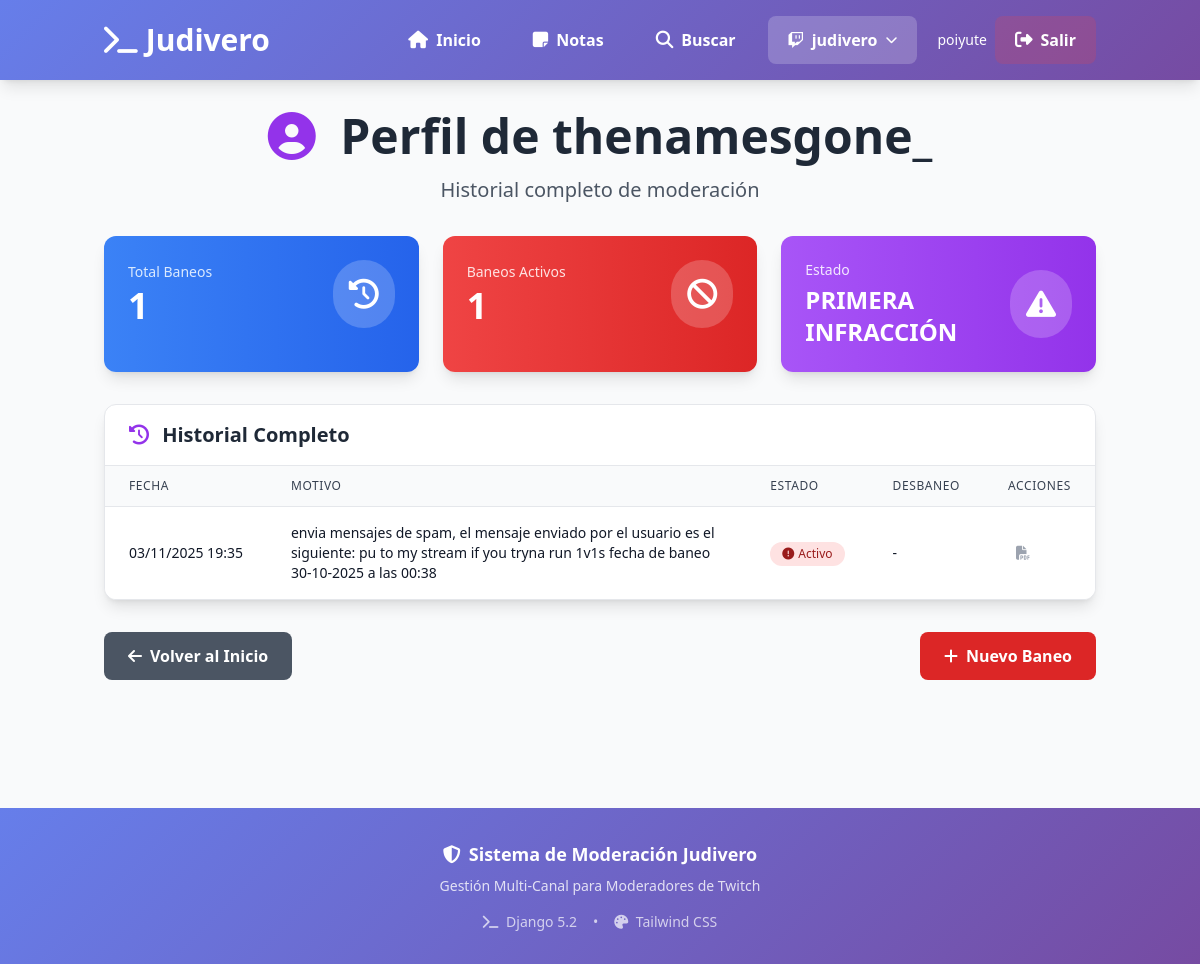
Page /perfil/thenamesgone_/ (signed in) on the committed database.
### core/models.py (models this page shows, shortened)
class CanalTwitch(models.Model):
    nombre = models.CharField(max_length=100, unique=True, help_text="Nombre del canal de Twitch")
    streamer = models.CharField(max_length=100, help_text="Nombre del streamer/dueño del canal")
    descripcion = models.TextField(blank=True, null=True, help_text="Notas sobre el canal o reglas especiales")
    url_twitch = models.URLField(blank=True, null=True)
    color_distintivo = models.CharField(max_length=7, default="#9147ff", help_text="Color hex para identificar el canal")
    activo = models.BooleanField(default=True, help_text="¿Sigues siendo mod en este canal?")
    fecha_inicio_moderacion = models.DateTimeField(auto_now_add=True)
    total_comandos = models.IntegerField(default=0, editable=False)
    total_baneos_activos = models.IntegerField(default=0, editable=False)
    class Meta:
        verbose_name = 'Canal de Twitch (Moderación)'
        verbose_name_plural = 'Canales de Twitch (Moderación)'
        ordering = ['nombre']

class Baneos(models.Model):
    canal = models.ForeignKey(
        CanalTwitch,
        on_delete=models.CASCADE,
        related_name='baneos',
        null=True  # Para migración, luego quitar
    )
    user = models.ForeignKey(
        settings.AUTH_USER_MODEL,
        on_delete=models.CASCADE,
        related_name='baneos_usuario',
        null=True
    )
    nombre_usuario = models.CharField(max_length=200)
    fecha_baneo = models.DateTimeField(auto_now_add=True)
    motivo = models.TextField()
    desbaneo = models.DateTimeField(null=True, blank=True)
    activo = models.BooleanField(default=True)
    imagen = models.ImageField(
        upload_to='baneos/imagenes/',
        validators=[FileExtensionValidator(['svg', 'png', 'jpg', 'jpeg'])],
        blank=True,
        null=True,
        help_text="Imagen relacionada con el baneo"
    )
    class Meta:
        verbose_name = 'Baneo'
        verbose_name_plural = 'Baneos'
        ordering = ['-fecha_baneo']

### core/views.py (the view)
# urls.py: path('perfil/<str:nombre_usuario>/', views.perfil_usuario, name='perfil_usuario'),
@login_required
def perfil_usuario(request, nombre_usuario):
    canal_actual = get_canal_actual(request)
    canales = CanalTwitch.objects.filter(activo=True)
    if not canal_actual:
        return redirect('inicio')
    baneos = Baneos.objects.filter(
        canal=canal_actual,
        nombre_usuario=nombre_usuario
    ).order_by('-fecha_baneo')
    total_baneos = baneos.count()
    baneos_activos = baneos.filter(activo=True).count()
    context = {
        'nombre_usuario': nombre_usuario,
        'baneos': baneos,
        'total_baneos': total_baneos,
        'baneos_activos': baneos_activos,
        'canal_actual': canal_actual,
        'canales': canales,
    }
    return render(request, 'core/perfil_usuario.html', context)

### core/views.py (called while the page is built)
@login_required
def get_canal_actual(request):
    canal_id = request.session.get('canal_actual_id')
    if canal_id:
        try:
            return CanalTwitch.objects.get(id=canal_id, activo=True)
        except CanalTwitch.DoesNotExist:
            pass
    canal = CanalTwitch.objects.filter(activo=True).first()
    if canal:
        request.session['canal_actual_id'] = canal.id
    return canal

### core/templates/core/perfil_usuario.html (shortened to what this page needs)
{% extends 'core/base.html' %}
{% block content %}
<div class="max-w-7xl mx-auto">
    <div class="text-center mb-8">
        <h1 class="text-4xl md:text-5xl font-bold text-gray-800 mb-4">
            <i class="fas fa-user-circle text-purple-600 mr-3"></i>
            Perfil de {{ nombre_usuario }}
        </h1>
        <p class="text-xl text-gray-600">
            Historial completo de moderación
        </p>
    </div>
    <div class="grid grid-cols-1 md:grid-cols-3 gap-6 mb-8">
        <div class="bg-gradient-to-r from-blue-500 to-blue-600 rounded-xl shadow-lg p-6 text-white">
            <div class="flex items-center justify-between">
                <div>
                    <p class="text-blue-100 text-sm font-medium mb-1">Total Baneos</p>
                    <h3 class="text-4xl font-bold">{{ total_baneos }}</h3>
                </div>
                <div class="bg-white bg-opacity-20 p-4 rounded-full">
                    <i class="fas fa-history text-3xl"></i>
                </div>
            </div>
        </div>
        <div class="bg-gradient-to-r from-red-500 to-red-600 rounded-xl shadow-lg p-6 text-white">
            <div class="flex items-center justify-between">
                <div>
                    <p class="text-red-100 text-sm font-medium mb-1">Baneos Activos</p>
                    <h3 class="text-4xl font-bold">{{ baneos_activos }}</h3>
                </div>
                <div class="bg-white bg-opacity-20 p-4 rounded-full">
                    <i class="fas fa-ban text-3xl"></i>
                </div>
            </div>
        </div>
        <div class="bg-gradient-to-r from-purple-500 to-purple-600 rounded-xl shadow-lg p-6 text-white">
            <div class="flex items-center justify-between">
                <div>
                    <p class="text-purple-100 text-sm font-medium mb-1">Estado</p>
                    <h3 class="text-2xl font-bold">
                        {% if total_baneos > 1 %}
                            REINCIDENTE
                        {% else %}
                            PRIMERA INFRACCIÓN
                        {% endif %}
                    </h3>
                </div>
                <div class="bg-white bg-opacity-20 p-4 rounded-full">
                    <i class="fas fa-exclamation-triangle text-3xl"></i>
                </div>
            </div>
        </div>
    </div>
    <div class="bg-white rounded-xl shadow-lg border border-gray-200 overflow-hidden mb-8">
        <div class="border-b border-gray-200 px-6 py-4">
            <h2 class="text-xl font-semibold text-gray-800">
                <i class="fas fa-history text-purple-600 mr-2"></i>
                Historial Completo
            </h2>
        </div>
        <div class="overflow-x-auto">
            <table class="min-w-full divide-y divide-gray-200">
                <thead class="bg-gray-50">
                    <tr>
                        <th class="px-6 py-3 text-left text-xs font-medium text-gray-700 uppercase tracking-wider">
                            Fecha
                        </th>
                        <th class="px-6 py-3 text-left text-xs font-medium text-gray-700 uppercase tracking-wider">
                            Motivo
                        </th>
                        <th class="px-6 py-3 text-left text-xs font-medium text-gray-700 uppercase tracking-wider">
                            Estado
                        </th>
                        <th class="px-6 py-3 text-left text-xs font-medium text-gray-700 uppercase tracking-wider">
                            Desbaneo
                        </th>
                        <th class="px-6 py-3 text-left text-xs font-medium text-gray-700 uppercase tracking-wider">
                            Acciones
                        </th>
                    </tr>
                </thead>
                <tbody class="bg-white divide-y divide-gray-200">
                    {% for baneo in baneos %}
                    <tr class="hover:bg-gray-50 transition-colors">
                        <td class="px-6 py-4 whitespace-nowrap text-sm text-gray-900">
                            {{ baneo.fecha_baneo|date:"d/m/Y H:i" }}
                        </td>
                        <td class="px-6 py-4 text-sm text-gray-900">
                            <div class="max-w-md overflow-hidden">
                                {{ baneo.motivo }}
                            </div>
                        </td>
                        <td class="px-6 py-4 whitespace-nowrap">
                            {% if baneo.activo %}
                            <span class="inline-flex items-center px-3 py-1 rounded-full text-xs font-medium bg-red-100 text-red-800">
                                <i class="fas fa-exclamation-circle mr-1"></i>
                                Activo
                            </span>
                            {% else %}
                            <span class="inline-flex items-center px-3 py-1 rounded-full text-xs font-medium bg-green-100 text-green-800">
                                <i class="fas fa-check-circle mr-1"></i>
                                Completado
                            </span>
                            {% endif %}
                        </td>
                        <td class="px-6 py-4 whitespace-nowrap text-sm text-gray-900">
                            {% if baneo.desbaneo %}
                                {{ baneo.desbaneo|date:"d/m/Y H:i" }}
                            {% else %}
                                -
                            {% endif %}
                        </td>
                        <td class="px-6 py-4 whitespace-nowrap text-sm">
                            <div class="flex gap-2">
                                <a href="{% url 'generar_reporte_pdf' nombre_usuario %}"
                                   target="_blank"
                                   class="p-2 text-gray-400 hover:text-red-600 hover:bg-red-50 rounded-lg transition-all"
                                   title="Descargar PDF">
                                    <i class="fas fa-file-pdf"></i>
                                </a>
                            </div>
                        </td>
                    </tr>
                    {% endfor %}
                </tbody>
            </table>
        </div>
    </div>
    <div class="flex justify-between items-center mb-8">
        <a href="{% url 'inicio' %}"
           class="bg-gray-600 hover:bg-gray-700 text-white px-6 py-3 rounded-lg font-semibold transition-colors flex items-center">
            <i class="fas fa-arrow-left mr-2"></i>
            Volver al Inicio
        </a>
        <a href="{% url 'agregar_baneo' %}"
           class="bg-red-600 hover:bg-red-700 text-white px-6 py-3 rounded-lg font-semibold transition-colors flex items-center">
            <i class="fas fa-plus mr-2"></i>
            Nuevo Baneo
        </a>
    </div>
</div>
{% endblock %}

### core/templates/core/base.html (shortened to what this page needs)
<!DOCTYPE html>
<html lang="es">
<head>
    <script src="https://cdn.tailwindcss.com"></script>
    <link rel="stylesheet" href="https://cdnjs.cloudflare.com/ajax/libs/font-awesome/6.4.0/css/all.min.css">
</head>
<body class="bg-gray-50 min-h-screen">
    <nav class="gradient-bg shadow-lg sticky top-0 z-50">
        <div class="container mx-auto px-4 py-4">
            <div class="flex flex-col md:flex-row md:justify-between md:items-center gap-4">
                <div class="text-center md:text-left">
                    <a href="{% url 'inicio' %}" class="inline-block">
                        <h1
                            class="text-2xl md:text-3xl font-bold text-white flex items-center justify-center md:justify-start">
                            <i class="fas fa-terminal mr-2"></i>
                            Judivero
                        </h1>
                    </a>
                </div>
                <div class="flex flex-wrap justify-center items-center gap-2 md:gap-3">
                    <a href="{% url 'inicio' %}"
                        class="nav-link {% if request.path == '/' %}nav-link-active{% endif %}">
                        <i class="fas fa-home nav-icon"></i>
                        <span>Inicio</span>
                    </a>
                    <a href="{% url 'notas' %}"
                        class="nav-link {% if '/notas' in request.path %}nav-link-active{% endif %}">
                        <i class="fas fa-sticky-note nav-icon"></i>
                        <span>Notas</span>
                    </a>
                    <a href="{% url 'buscar_usuario' %}"
                        class="nav-link {% if '/buscar' in request.path %}nav-link-active{% endif %}">
                        <i class="fas fa-search nav-icon"></i>
                        <span>Buscar</span>
                    </a>
                    {% if canales %}
                    <div class="dropdown">
                        <button onclick="toggleDropdown()"
                            class="nav-link bg-white bg-opacity-20 hover:bg-white hover:bg-opacity-100 hover:text-purple-700 flex items-center gap-2">
                            <i class="fab fa-twitch"></i>
                            <span class="hidden md:inline">{{ canal_actual.nombre|default:"Seleccionar Canal" }}</span>
                            <i class="fas fa-chevron-down text-xs"></i>
                        </button>
                    </div>
                    {% endif %}
                    {% if user.is_authenticated %}
                    <div class="flex items-center gap-2 ml-2">
                        <span class="text-white text-sm hidden md:inline">{{ user.username }}</span>
                        <a href="{% url 'logout' %}"
                           class="nav-link bg-red-500 bg-opacity-20 hover:bg-red-500 hover:bg-opacity-100 hover:text-white">
                            <i class="fas fa-sign-out-alt nav-icon"></i>
                            <span>Salir</span>
                        </a>
                    </div>
                    {% endif %}
                </div>
            </div>
        </div>
    </nav>
    <main class="container mx-auto px-4 py-8">
        {% block content %}
        {% endblock %}
    </main>
    <footer class="gradient-bg text-white py-8 mt-16">
        <div class="container mx-auto px-4">
            <div class="text-center">
                <p class="text-lg font-semibold mb-2">
                    <i class="fas fa-shield-alt mr-2"></i>Sistema de Moderación Judivero
                </p>
                <p class="text-sm opacity-80">
                    Gestión Multi-Canal para Moderadores de Twitch
                </p>
                <div class="mt-4 flex justify-center gap-4 text-sm opacity-70">
                    <span><i class="fas fa-terminal mr-1"></i> Django 5.2</span>
                    <span>•</span>
                    <span><i class="fas fa-palette mr-1"></i> Tailwind CSS</span>
                </div>
            </div>
        </div>
    </footer>
</body>
</html>

### core/templates/core/base.html (style rules this page uses)
.gradient-bg { background: linear-gradient(135deg, #667eea 0%, #764ba2 100%); }
.nav-link { padding: 0.75rem 1.25rem; border-radius: 0.5rem; color: white; font-weight: 600; display: flex; align-items: center; transition: all 0.2s; text-decoration: none; }
.nav-icon { font-size: 1.1rem; margin-right: 0.5rem; }
.dropdown { position: relative; }

### rows in the picture
CanalTwitch: nombre "judivero"
Baneos: nombre_usuario "thenamesgone_", fecha_baneo "03/11/2025 19:35", motivo "envia mensajes de spam, el mensaje enviado por el usuario es el siguiente: pu to my stream if you tryna run 1v1s fecha de baneo 30-10-2025 a las 00:38", activo True (drawn)

### other values in the picture
{{ user.username }} "poiyute"
{{ total_baneos }} "1"
{{ baneos_activos }} "1"
